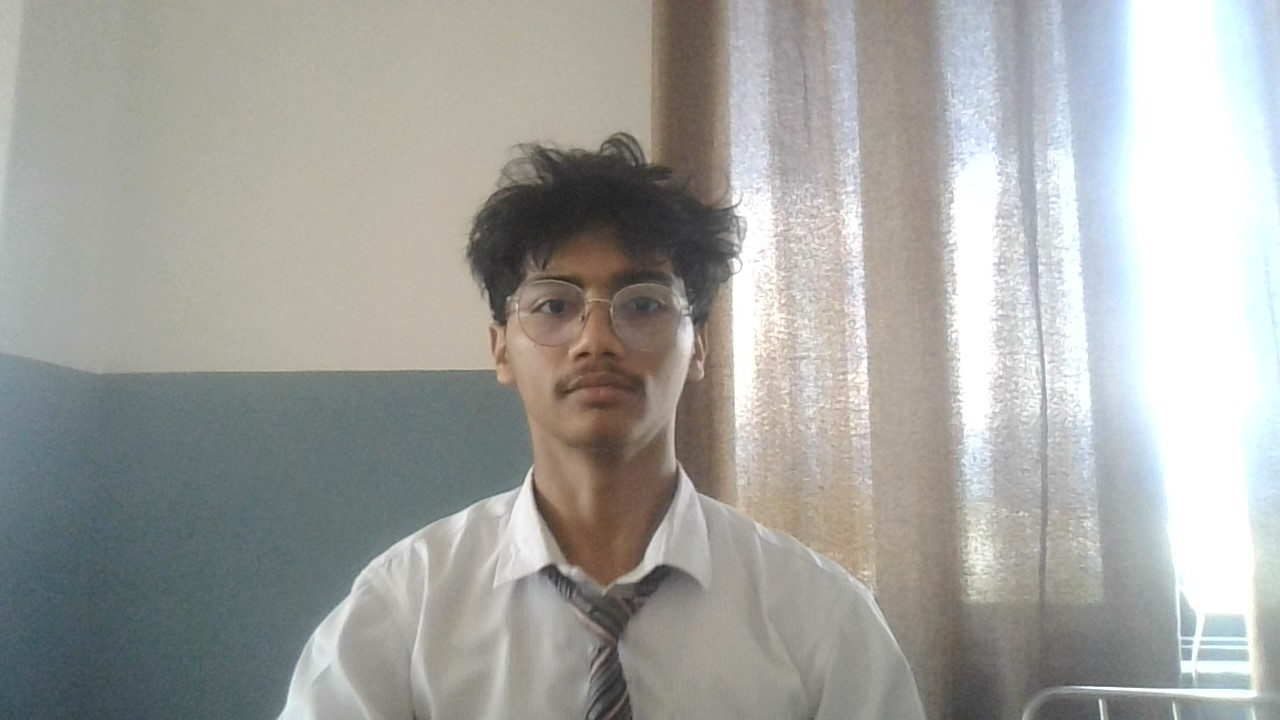
#> input picture image_manipulation/hero.jpg, 1280 x 720 px, found by its file name
$ python imagemodify.py
#> lines starting #> are read from the running program, lines starting #| are printed output that depends on the picture; after the words box and inside, x2 and y2 are one past the last pixel; in counts of white or black regions, pixels touching at a corner belong together
import numpy as np
import cv2 as cv


# Load image
# Fixed typo in file extension
img = cv.imread('C:\\Users\\prajj\\repo\\opencv\\hero.jpg')
#> img is the input picture: shape (720, 1280, 3); mean B, G, R 159.5, 163.6, 163.1

# Check if image is loaded
if img is None:
    print("Error loading image")
    exit()

# Modify and show the modified pixel
for i in range(100):
    img[i, i] = [0, 0, 0]
#> img: shape (720, 1280, 3); 0.01% of pixels changed, all inside (x1, y1, x2, y2) = (0, 0, 100, 100)
cv.imshow('Hello', img)

# Create a blank image with the same shape
dominant = np.zeros_like(img)

# Get the indexes of the maximum channel per pixel
max_idx = np.argmax(img, axis=2)
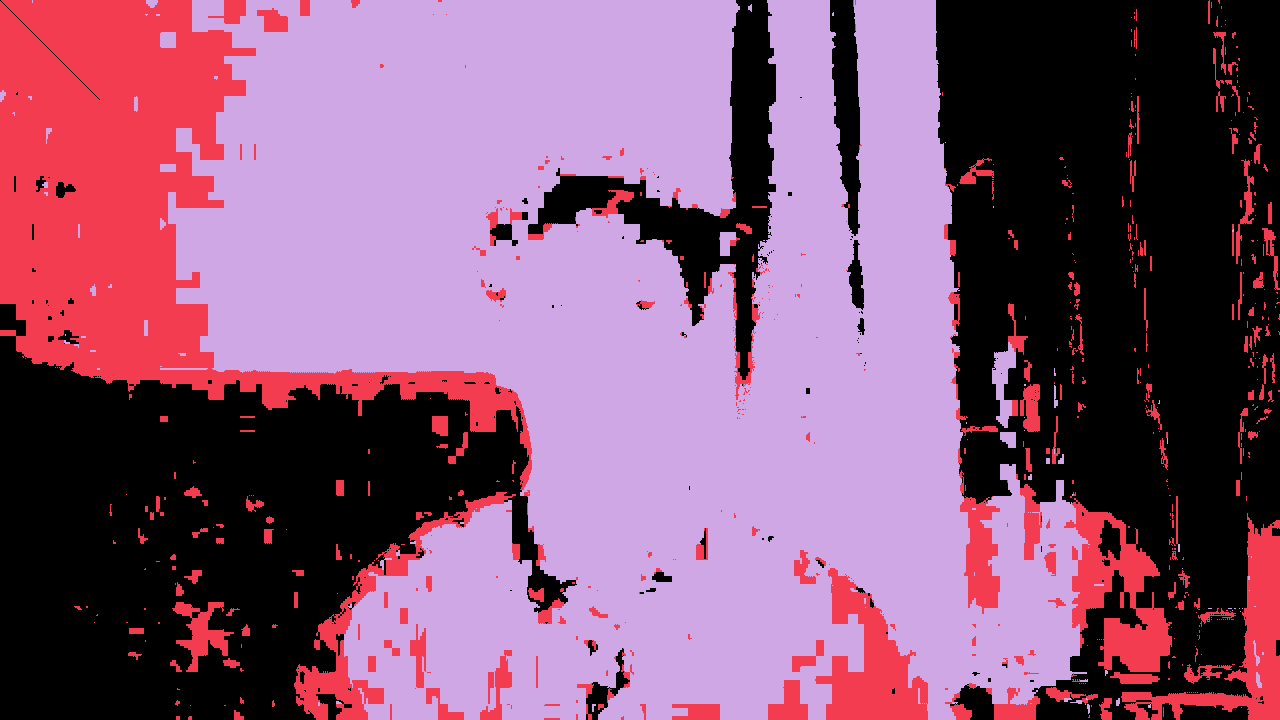
#> max_idx: shape (720, 1280) int64; 3 distinct labels, from 0 to 2; one colour per label, 0 black

# Set the maximum value to 255 for the dominant channel
for i in range(3):  # B, G, R channels
    dominant[:, :, i] = (max_idx == i) * 255
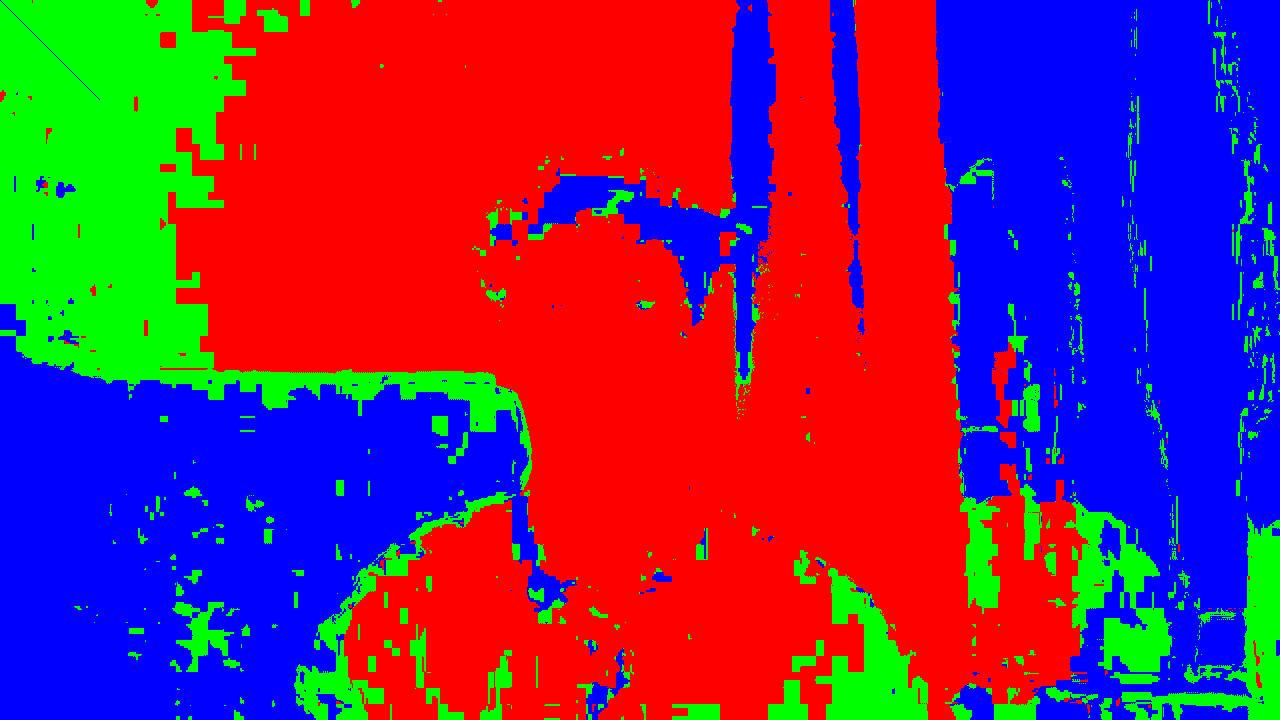
#> dominant: shape (720, 1280, 3); mean of channels 0, 1, 2 96, 40.2, 118.8; drawn as B, G, R

# Show the result
cv.imshow('Dominant Color Highlighted', dominant)

print(img.shape)
#| (720, 1280, 3)
print(img.size)
#| 2764800

cv.waitKey(0)
cv.destroyAllWindows()
